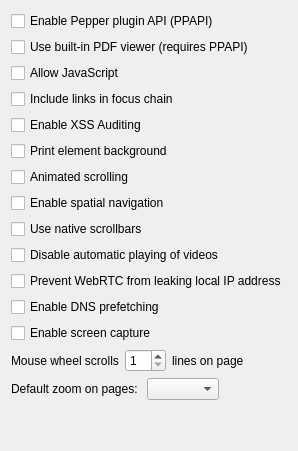
             <widget class="QWidget" name="tab">
              <attribute name="title">
               <string>Web Configuration</string>
              </attribute>
              <layout class="QGridLayout" name="gridLayout_18">
               <item row="0" column="0">
                <layout class="QVBoxLayout" name="verticalLayout">
                 <item>
                  <widget class="QCheckBox" name="allowPlugins">
                   <property name="text">
                    <string>Enable Pepper plugin API (PPAPI)</string>
                   </property>
                  </widget>
                 </item>
                 <item>
                  <widget class="QCheckBox" name="intPDFViewer">
                   <property name="text">
                    <string>Use built-in PDF viewer (requires PPAPI)</string>
                   </property>
                  </widget>
                 </item>
                 <item>
                  <widget class="QCheckBox" name="allowJavaScript">
                   <property name="text">
                    <string>Allow JavaScript</string>
                   </property>
                  </widget>
                 </item>
                 <item>
                  <widget class="QCheckBox" name="linksInFocusChain">
                   <property name="text">
                    <string>Include links in focus chain</string>
                   </property>
                  </widget>
                 </item>
                 <item>
                  <widget class="QCheckBox" name="xssAuditing">
                   <property name="text">
                    <string extracomment="try to detect possible XSS attacks when executing javascript">Enable XSS Auditing</string>
                   </property>
                  </widget>
                 </item>
                 <item>
                  <widget class="QCheckBox" name="printEBackground">
                   <property name="text">
                    <string extracomment="when you are printing page (on printer), it determine whether to also print background (color, image) of html elements">Print element background</string>
                   </property>
                  </widget>
                 </item>
                 <item>
                  <widget class="QCheckBox" name="animateScrolling">
                   <property name="text">
                    <string>Animated scrolling</string>
                   </property>
                  </widget>
                 </item>
                 <item>
                  <widget class="QCheckBox" name="spatialNavigation">
                   <property name="text">
                    <string>Enable spatial navigation</string>
                   </property>
                  </widget>
                 </item>
                 <item>
                  <widget class="QCheckBox" name="useNativeScrollbars">
                   <property name="text">
                    <string>Use native scrollbars</string>
                   </property>
                  </widget>
                 </item>
                 <item>
                  <widget class="QCheckBox" name="disableVideoAutoPlay">
                   <property name="text">
                    <string>Disable automatic playing of videos</string>
                   </property>
                  </widget>
                 </item>
                 <item>
                  <widget class="QCheckBox" name="webRTCPublicIpOnly">
                   <property name="text">
                    <string>Prevent WebRTC from leaking local IP address</string>
                   </property>
                  </widget>
                 </item>
                 <item>
                  <widget class="QCheckBox" name="dnsPrefetch">
                   <property name="text">
                    <string>Enable DNS prefetching</string>
                   </property>
                  </widget>
                 </item>
                 <item>
                  <widget class="QCheckBox" name="screenCaptureEnabled">
                   <property name="text">
                    <string>Enable screen capture</string>
                   </property>
                  </widget>
                 </item>
                </layout>
               </item>
               <item row="2" column="0">
                <layout class="QHBoxLayout" name="horizontalLayout_11">
                 <item>
                  <widget class="QLabel" name="label_14">
                   <property name="sizePolicy">
                    <sizepolicy hsizetype="Fixed" vsizetype="Preferred">
                     <horstretch>0</horstretch>
                     <verstretch>0</verstretch>
                    </sizepolicy>
                   </property>
                   <property name="text">
                    <string>Mouse wheel scrolls</string>
                   </property>
                  </widget>
                 </item>
                 <item>
                  <widget class="QSpinBox" name="wheelScroll">
                   <property name="sizePolicy">
                    <sizepolicy hsizetype="Fixed" vsizetype="Fixed">
                     <horstretch>0</horstretch>
                     <verstretch>0</verstretch>
                    </sizepolicy>
                   </property>
                   <property name="minimum">
                    <number>1</number>
                   </property>
                  </widget>
                 </item>
                 <item>
                  <widget class="QLabel" name="label_26">
                   <property name="text">
                    <string>lines on page</string>
                   </property>
                  </widget>
                 </item>
                </layout>
               </item>
               <item row="3" column="0">
                <layout class="QHBoxLayout" name="horizontalLayout_12">
                 <item>
                  <widget class="QLabel" name="label_44">
                   <property name="text">
                    <string>Default zoom on pages: </string>
                   </property>
                  </widget>
                 </item>
                 <item>
                  <widget class="QComboBox" name="defaultZoomLevel"/>
                 </item>
                 <item>
                  <spacer name="horizontalSpacer_12">
                   <property name="orientation">
                    <enum>Qt::Horizontal</enum>
                   </property>
                   <property name="sizeHint" stdset="0">
                    <size>
                     <width>40</width>
                     <height>20</height>
                    </size>
                   </property>
                  </spacer>
                 </item>
                </layout>
               </item>
               <item row="4" column="0">
                <spacer name="verticalSpacer_9">
                 <property name="orientation">
                  <enum>Qt::Vertical</enum>
                 </property>
                 <property name="sizeHint" stdset="0">
                  <size>
                   <width>20</width>
                   <height>40</height>
                  </size>
                 </property>
                </spacer>
               </item>
              </layout>
             </widget>
